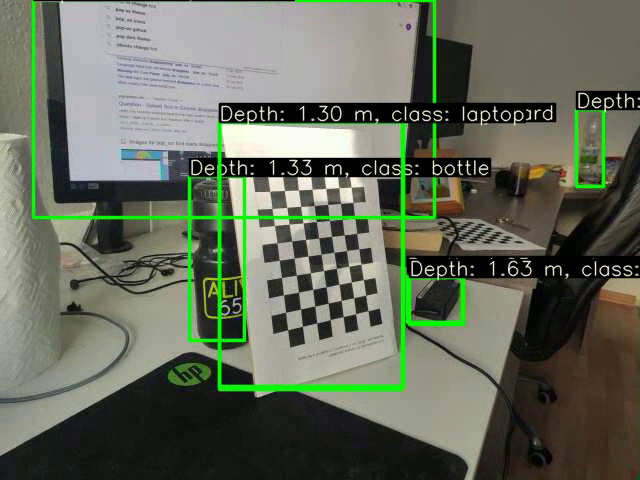
#> input picture frame 6 of depth_resut.mp4, 640 x 480 px, given in place of the camera
$ python capture.py
#> lines starting #> are read from the running program, lines starting #| are printed output that depends on the picture
import argparse
import os
import time

import cv2


def capture_from_vid(source=0, width=1920, height=1080, warmup=10):
    """
    Returns a single frame from the given VideoCapture source.

    Args:
        source: the VideoCapture source
        width: frame width
        height: frame height
        warmup: number of frames to be discarded before capturing

    Returns: a single frame

    """
#> called with source = 0, width = 1920, height = 1080, warmup = 10
    if warmup < 0:
        raise ValueError('warmup must be positive, was: %s' % warmup)

    cap = cv2.VideoCapture(source)
    cap.set(cv2.CAP_PROP_FRAME_WIDTH, width)
    cap.set(cv2.CAP_PROP_FRAME_HEIGHT, height)

    try:
        frame = None
        for i in range(warmup + 1):
            ret, frame = cap.read()
            if not ret:
                break
#> this loop made 11 passes
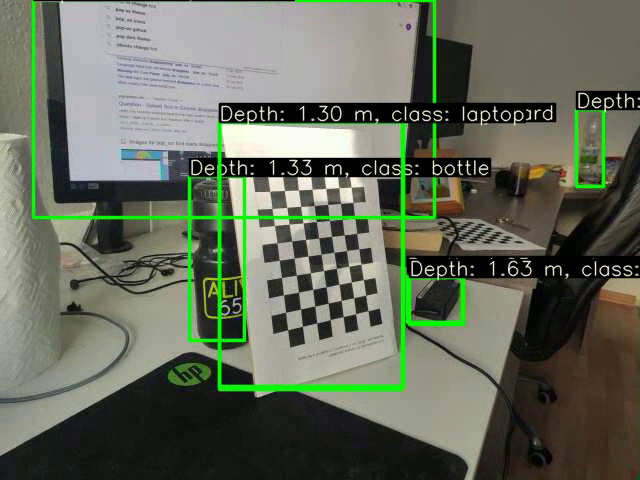
#> input picture frame 6 of depth_resut.mp4, 640 x 480 px, given in place of the camera
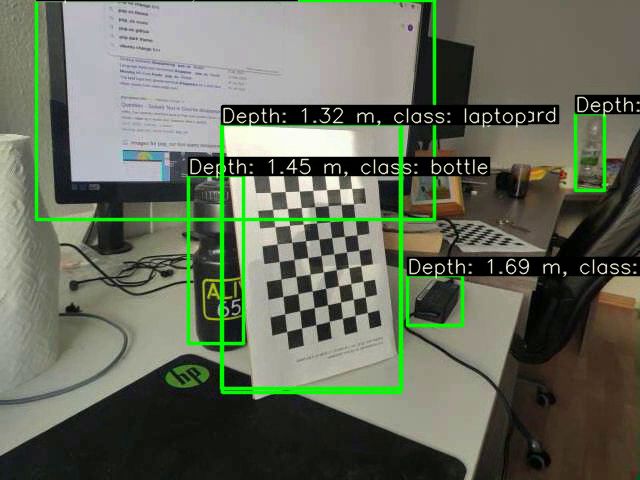
#> input picture frame 7 of depth_resut.mp4, 640 x 480 px, given in place of the camera
#> pass 3, in capture_from_vid, `ret, frame = cap.read()`:
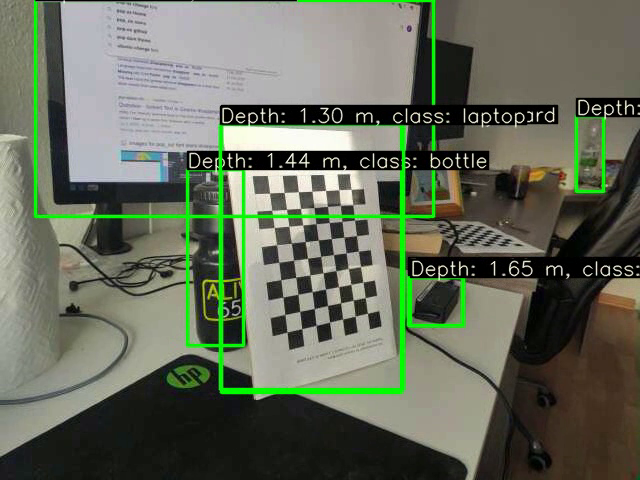
#> frame: shape (480, 640, 3); mean B, G, R 90.5, 106.9, 100.7

        return frame
    finally:
        cap.release()


def main():
    parser = argparse.ArgumentParser()
    parser.add_argument('--width', type=int, default=1920, help='capture width')
    parser.add_argument('--height', type=int, default=1080, help='capture height')
    parser.add_argument('--source', type=str, default='0', help='input source')
    parser.add_argument('--out', type=str, help='output file path')

    args = parser.parse_args()

    width = args.width
    height = args.height

    if args.source == '0':
        source = 0
    else:
        source = args.source

    if args.out:
        if os.path.exists(args.out):
            raise ValueError(f'destination {args.out} exists')
        else:
            fname = args.out
    else:
        fname = f'cap_{width}x{height}_{int(time.time())}.png'

    try:
        frame = capture_from_vid(source, width, height)
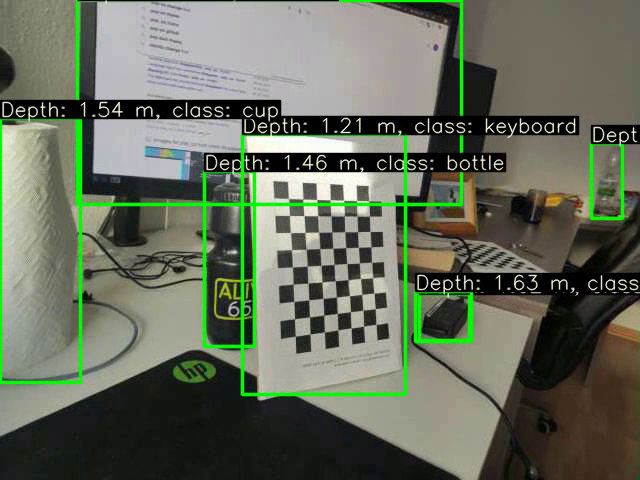
#> frame: shape (480, 640, 3); mean B, G, R 91.4, 108.3, 101.6
        cv2.imwrite(fname, frame)
    except KeyboardInterrupt:
        print('interrupted')

    print('exiting')


if __name__ == '__main__':
    main()

$ run again, starting later in the video
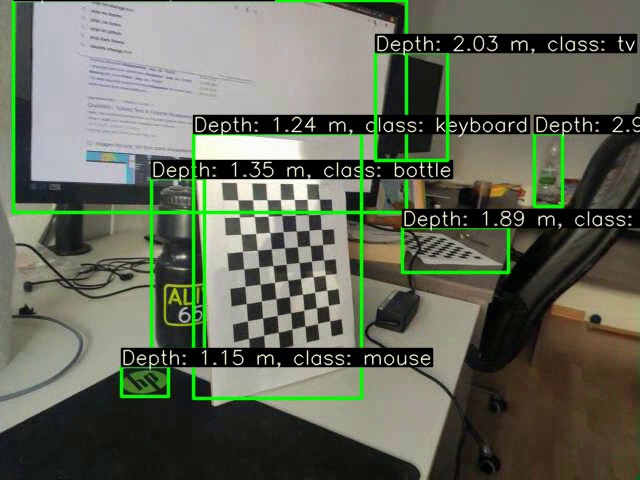
#> input picture frame 30 of depth_resut.mp4, 640 x 480 px, given in place of the camera
#> the loop in capture_from_vid, `for i in range(warmup + 1):` made 11 passes
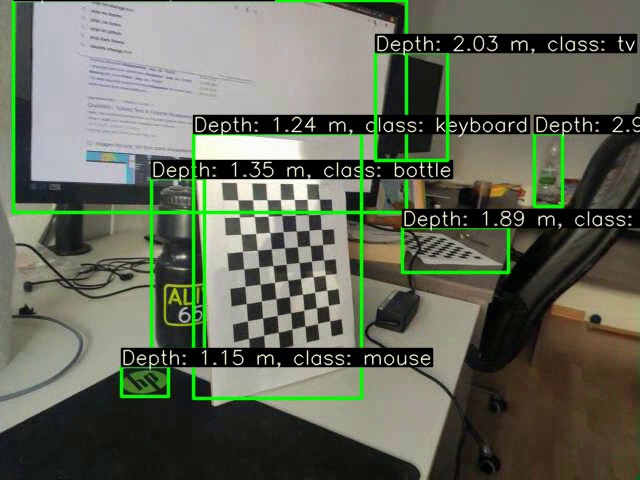
#> input picture frame 30 of depth_resut.mp4, 640 x 480 px, given in place of the camera
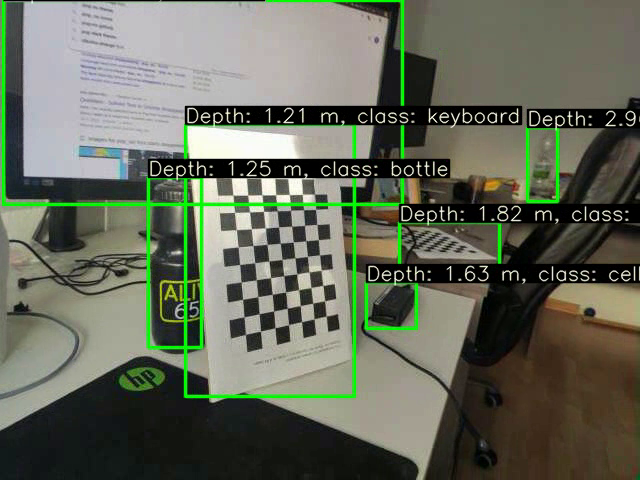
#> input picture frame 31 of depth_resut.mp4, 640 x 480 px, given in place of the camera
#> in main, `frame = capture_from_vid(source, width, height)`:
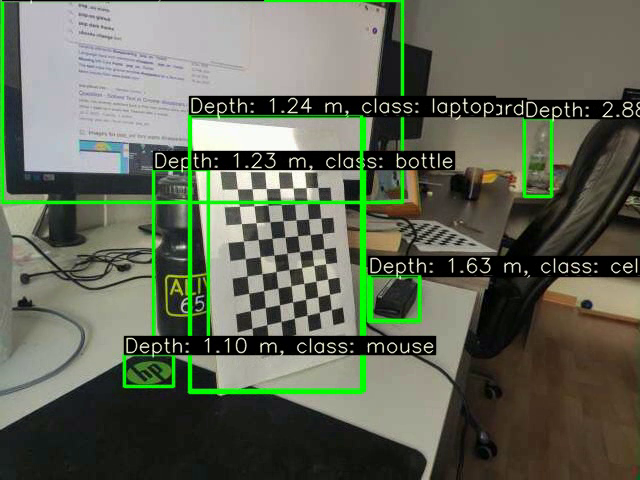
#> frame: shape (480, 640, 3); mean B, G, R 86.1, 102.5, 96.5

$ run again, starting later in the video
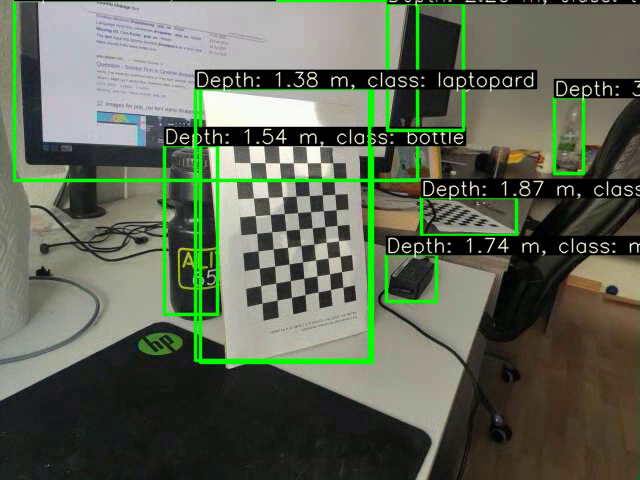
#> input picture frame 54 of depth_resut.mp4, 640 x 480 px, given in place of the camera
#> the loop in capture_from_vid, `for i in range(warmup + 1):` made 11 passes
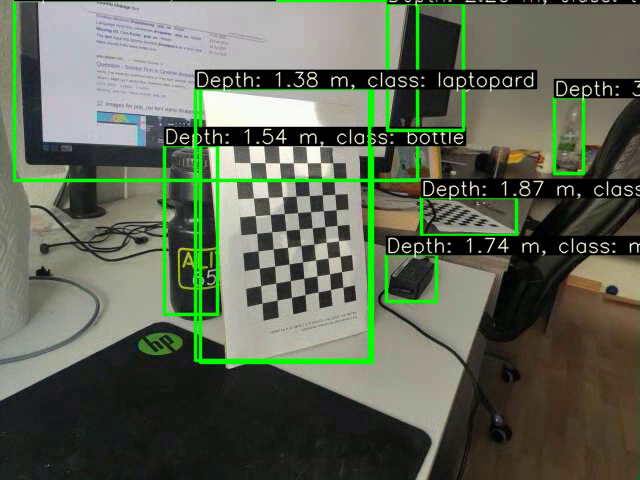
#> input picture frame 54 of depth_resut.mp4, 640 x 480 px, given in place of the camera
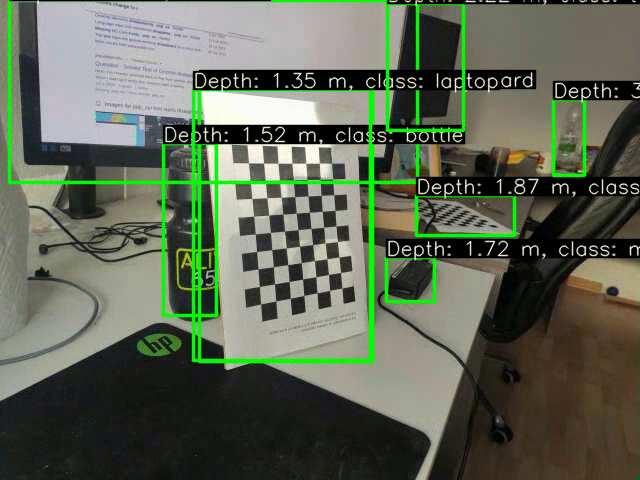
#> input picture frame 55 of depth_resut.mp4, 640 x 480 px, given in place of the camera
#> in main, `frame = capture_from_vid(source, width, height)`:
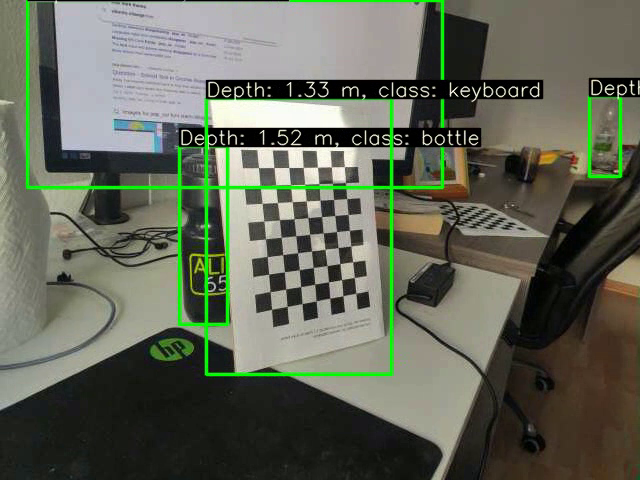
#> frame: shape (480, 640, 3); mean B, G, R 87.3, 101.9, 97.4
